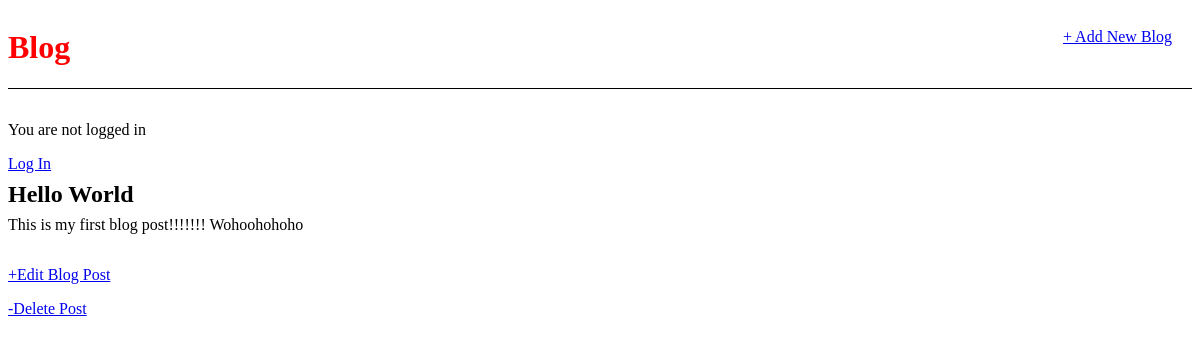
/post/1/, run on an earlier commit of the app's database.
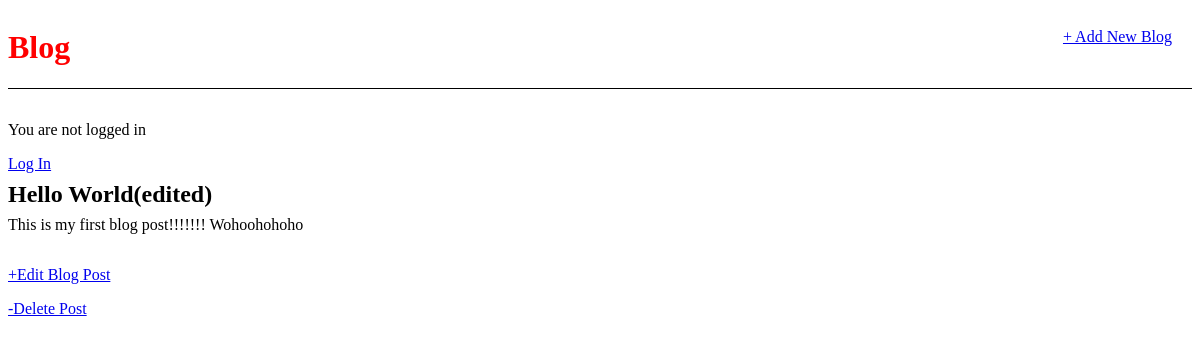
And on a later commit of the database.
### blog/models.py (models this page shows, shortened)
class Post(models.Model):
    title = models.CharField(max_length=200)
    author = models.ForeignKey('auth.User', on_delete=models.CASCADE,)
    body = models.TextField()

### blog/views.py (the view)
# urls.py: path('post/<int:pk>/', BlogDetailView.as_view(), name='post_detail'),
class BlogDetailView(DetailView):
    model = Post
    template_name = 'post_detail.html'

### templates/post_detail.html (shortened to what this page needs)
<!DOCTYPE html>
{% extends 'base.html' %}
{% block content %}
<div class="post-entry">
    <h2>{{object.title}}</h2>
    <p>{{object.body}}</p>
</div>
<p><a href="{% url 'post_edit' post.pk %}">+Edit Blog Post</a></p>
<p><a href="{% url 'post_delete' post.pk %}"> -Delete Post</a></p>
{% endblock content %}

What changed in the data, as far as the page shows it:
changed Post "This is my first blog post!!!!!!! Wohoohohoho": title "Hello World" → "Hello World(edited)"
